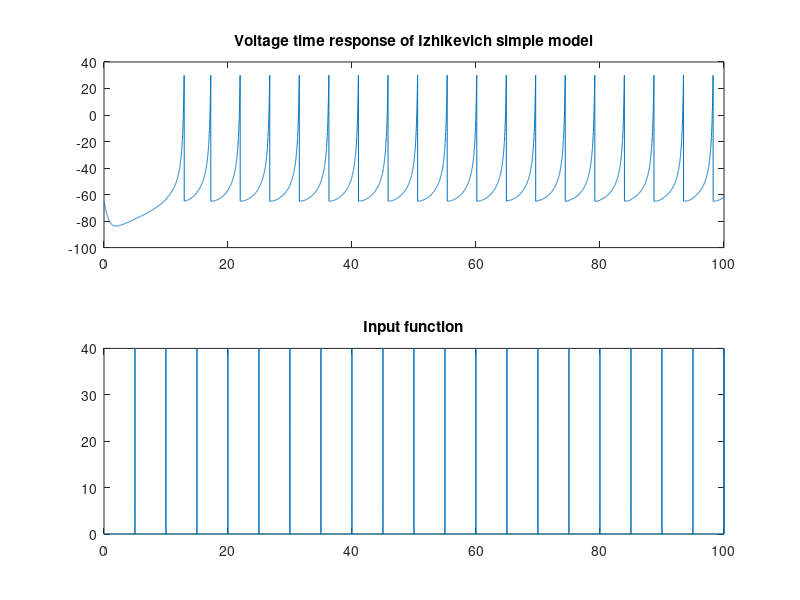

The MATLAB source for this figure:
%% BIOEN585 Final Project: Neuro group
% 20190507
% some starter code

clear all; close all; clc;

% izhikevich simple model

% model coefficients
% from paper: 0.04*v^2 + 5*v + 140
% can change this to the format in the book
A = 0.04;
B = 5;
C = 140;

% parameters
a = 0.02;   % time scale of recovery u
b = 2;    % sensitivity of recovery
c = -65;    % mV, post spike reset for v
d = 8;      % post spike reset for u
maxSpike = 30; % threshold potential

% variables
dt = 0.01;
t = 0:dt:100; % time span
I = zeros(length(t),1);
I(500:500:end) = 40;  % +40 mV input every 5 seconds

u = zeros(length(t),1);
v = zeros(length(t),1);
u(1) = d;   % ICs
v(1) = c;   % ICs

% ode - manually step through using Forward Euler
for idx = 1:length(t)-1
    % if reaches max spike potential
    if v(idx) >= maxSpike
        disp('Max spike reached')
        v(idx) = maxSpike; % makes sure spikes don't exceed this
        v(idx+1) = c;
        u(idx+1) = u(idx) + d;
    else      
        % ODE: next = current + dt * dy/dt
        u(idx+1) = u(idx) + dt * (a * (b*v(idx) - u(idx)));
        v(idx+1) = v(idx) + dt * (A*v(idx)^2 + B*v(idx) + C - u(idx) + I(idx));
    end
end

% ode - using ode solver (doesn't work because you can't assign variables
%                           directly i.e. when v -> -65, can potentially
%                           be implemented using Events options
% [t,y] = ode45(@simpleIZ,tspan,IC,[],params);

% plot time repsonse vs. input
figure;

subplot(2,1,1)
plot(t,v)
title('Voltage time response of Izhikevich simple model')

subplot(2,1,2)
plot(t,I)
title('Input function')





